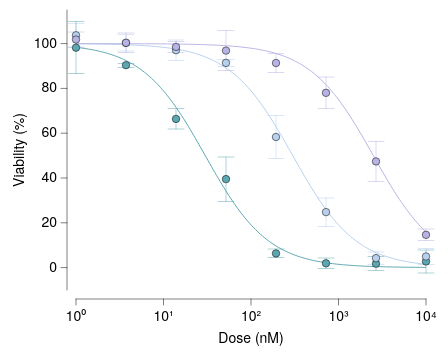

Source (Vega-Lite JSON):
### Vega-Lite specification from a JSON file in a GitHub repository (floating-point values rounded to 4 significant figures; data arrays with more than 128 entries replaced by an {"elided": "..."} marker saying what was removed)
{"background": null, "config": {"arc": {"fill": "#DBDBDB", "fillOpacity": 1.0, "innerRadius": 35.0, "padAngle": 0.03, "stroke": "black", "strokeOpacity": 1, "strokeWidth": 0.25}, "area": {"fill": "#DBDBDB", "fillOpacity": 1.0, "stroke": "black", "strokeOpacity": 1, "strokeWidth": 0.25}, "axis": {"domain": true, "domainCap": "round", "domainColor": "black", "domainWidth": 0.25, "grid": false, "gridCap": "round", "gridColor": "#F1F1F1", "gridDash": [0, 0], "gridOpacity": 1.0, "gridWidth": 0.25, "labelColor": "black", "labelFont": "Helvetica Neue, HelveticaNeue, Helvetica, Arial, sans-serif", "labelFontSize": 7, "labelFontStyle": "normal", "labelFontWeight": 400, "offset": 4.5, "ticks": true, "tickCap": "round", "tickColor": "black", "tickRound": false, "tickSize": 3, "tickWidth": 0.25, "titleColor": "black", "titleFont": "Helvetica Neue, HelveticaNeue, Helvetica, Arial, sans-serif", "titleFontSize": 7, "titleFontStyle": "normal", "titleFontWeight": 400}, "axisX": {"domain": true, "labelAlign": "center", "labelAngle": 0, "labels": true, "ticks": true, "translate": 0}, "axisY": {"domain": true, "labelAlign": "right", "labelAngle": 0, "labels": true, "ticks": true, "translate": 0}, "axisRight": {"domain": true, "labelAlign": "left", "labelAngle": 0, "labels": true, "ticks": true, "translate": 0}, "axisTop": {"domain": true, "labelAlign": "center", "labelAngle": 0, "labels": true, "ticks": true, "translate": 0}, "axisBand": {"tickOffset": 0}, "bar": {"fill": "#DBDBDB", "fillOpacity": 1.0, "stroke": "black", "strokeOpacity": 1, "strokeWidth": 0.25}, "boxplot": {"size": 12.6, "ticks": {"cornerRadius": 0.25, "fill": "black", "opacity": 1, "size": 6.3, "thickness": 0.25}, "box": {"fillOpacity": 1.0, "stroke": "black", "strokeOpacity": 1, "strokeWidth": 0.25}, "median": {"cornerRadius": 0, "fill": "black", "fillOpacity": 1.0, "opacity": 1, "size": 12.6, "thickness": 0.25}, "rule": {"fill": "black", "fillOpacity": 1.0, "size": 14.0, "stroke": "black", "strokeDash": [0, 0], "strokeOpacity": 1, "strokeWidth": 0.25}, "outliers": {"color": "black", "fill": "black", "fillOpacity": 1.0, "size": 0, "stroke": "black", "strokeOpacity": 1, "strokeWidth": 0.25}}, "circle": {"fill": "black", "fillOpacity": 1.0, "size": 1.75, "stroke": null, "strokeOpacity": 1, "strokeWidth": 0.25}, "errorband": {"band": {"fillOpacity": 0.6, "stroke": null, "strokeWidth": 0.25, "strokeOpacity": 1}, "borders": {"opacity": 0, "strokeOpacity": 0.25, "strokeWidth": 1}}, "errorbar": {"opacity": 1, "rule": {"strokeDash": [0, 0], "strokeWidth": 0.25}, "ticks": {"color": "black", "cornerRadius": 0.125, "opacity": 1, "size": 8.4, "thickness": 0.25}, "thickness": 0.25}, "font": "Helvetica Neue, HelveticaNeue, Helvetica, Arial, sans-serif", "geoshape": {"fill": "#DBDBDB", "fillOpacity": 1.0, "stroke": "black", "strokeOpacity": 1, "strokeWidth": 0.25}, "header": {"labelColor": "black", "labelFont": "Helvetica Neue, HelveticaNeue, Helvetica, Arial, sans-serif", "labelFontSize": 7, "labelFontStyle": "normal", "labelFontWeight": 400, "titleColor": "black", "titleFont": "Helvetica Neue, HelveticaNeue, Helvetica, Arial, sans-serif", "titleFontSize": 7, "titleFontStyle": "normal", "titleFontWeight": 400, "titlePadding": 0}, "legend": {"disable": false, "offset": 4.5, "titlePadding": 4, "labelOffset": 2, "gradientLabelOffset": 2, "gradientLength": 70.0, "gradientThickness": 7.0, "gradientOpacity": 1.0, "gradientStrokeColor": "black", "gradientStrokeWidth": 0.25, "labelColor": "black", "labelFont": "Helvetica Neue, HelveticaNeue, Helvetica, Arial, sans-serif", "labelFontSize": 7, "labelFontStyle": "normal", "labelFontWeight": 400, "strokeColor": "black", "strokeWidth": 0, "symbolSize": 42, "symbolStrokeColor": "black", "symbolStrokeWidth": 0.25, "titleColor": "black", "titleFont": "Helvetica Neue, HelveticaNeue, Helvetica, Arial, sans-serif", "titleFontSize": 7, "titleFontStyle": "normal", "titleFontWeight": 400}, "line": {"color": "black", "stroke": "black", "strokeCap": "butt", "strokeDash": [0, 0], "strokeOpacity": 1, "strokeWidth": 0.5}, "point": {"filled": true, "fill": "#DBDBDB", "fillOpacity": 1.0, "size": 7.0, "stroke": "black", "strokeOpacity": 1, "strokeWidth": 0.25}, "range": {"category": ["#5CA7B1", "#B7D0EE", "#B7B3E4", "#B3DAB5", "#F5E1B3", "#3D727B", "#809DC7", "#867DAC", "#80A988", "#CBB17A", "#204148", "#546B94", "#584C77", "#507B5F", "#9D824D"], "diverging": {"scheme": ["#6F572A", "#876E43", "#9E875F", "#B5A17F", "#CABBA2", "#DCD6CC", "#F4F1E9", "#C9D7DA", "#9DBFC6", "#78A5AF", "#558B96", "#36717C", "#1A5762"]}, "heatmap": {"scheme": ["#32022B", "#43044D", "#4C196E", "#4D338C", "#484DA6", "#3A68BB", "#1D83CA", "#1D9CCB", "#23B5C9", "#28CDC5", "#4DE0B4", "#91EE9F"]}, "ordinal": {"scheme": ["#F1F1F1", "#DBDBDB", "#C6C6C6", "#B2B2B2", "#9D9D9D", "#898989", "#767676", "#636363", "#515151", "#404040", "#2F2F2F", "#1F1F1F"]}, "ramp": {"scheme": ["#32022B", "#43044D", "#4C196E", "#4D338C", "#484DA6", "#3A68BB", "#1D83CA", "#1D9CCB", "#23B5C9", "#28CDC5", "#4DE0B4", "#91EE9F"]}}, "rule": {"color": "black", "stroke": "black", "strokeCap": "round", "strokeDash": [2, 2], "strokeOpacity": 1, "strokeWidth": 0.25}, "scale": {"bandPaddingInner": 0.1, "bandPaddingOuter": 0.1, "round": false}, "rect": {"fill": "#DBDBDB", "fillOpacity": 1.0, "stroke": "black", "strokeOpacity": 1, "strokeWidth": 0.25}, "square": {"fill": "#DBDBDB", "fillOpacity": 1.0, "size": 14.0, "stroke": "black", "strokeOpacity": 1, "strokeWidth": 0.25}, "text": {"color": "black", "font": "Helvetica Neue, HelveticaNeue, Helvetica, Arial, sans-serif", "fontSize": 7, "fontStyle": "normal", "fontWeight": 400}, "tick": {"color": "black", "cornerRadius": 0.125, "opacity": 1.0, "size": 12.6, "thickness": 0.25}, "title": {"anchor": "middle", "frame": "group", "color": "black", "font": "Helvetica Neue, HelveticaNeue, Helvetica, Arial, sans-serif", "fontSize": 7, "fontStyle": "normal", "fontWeight": 400, "subtitleColor": "black", "subtitleFont": "Helvetica Neue, HelveticaNeue, Helvetica, Arial, sans-serif", "subtitleFontSize": "Helvetica Neue, HelveticaNeue, Helvetica, Arial, sans-serif", "subtitleFontStyle": "normal", "subtitleFontWeight": 400}, "trail": {"color": "black", "opacity": 1, "size": 0.5}, "view": {"continuousWidth": 175, "continuousHeight": 140, "discreteWidth": 175, "discreteHeight": 140, "fill": null, "stroke": null, "strokeWidth": 0.25}}, "layer": [{"data": {"name": "data-31df638c295cd54636d5b0bf0612c6dd"}, "mark": {"type": "line"}, "encoding": {"color": {"field": "compound", "title": null, "type": "nominal"}, "x": {"axis": {"labelExpr": "round(log(datum.value) / log(10)) < 0 ? '10⁻' + (abs(round(log(datum.value) / log(10))) >= 10 ? '⁰¹²³⁴⁵⁶⁷⁸⁹'[floor(abs(round(log(datum.value) / log(10)))/10)] + '⁰¹²³⁴⁵⁶⁷⁸⁹'[abs(round(log(datum.value) / log(10)))%10] : '⁰¹²³⁴⁵⁶⁷⁸⁹'[abs(round(log(datum.value) / log(10)))]) : '10' + (abs(round(log(datum.value) / log(10))) >= 10 ? '⁰¹²³⁴⁵⁶⁷⁸⁹'[floor(abs(round(log(datum.value) / log(10)))/10)] + '⁰¹²³⁴⁵⁶⁷⁸⁹'[abs(round(log(datum.value) / log(10)))%10] : '⁰¹²³⁴⁵⁶⁷⁸⁹'[abs(round(log(datum.value) / log(10)))])", "values": [1, 10, 100, 1000, 10000]}, "field": "dose", "scale": {"domain": [1, 10000], "nice": false, "type": "log"}, "title": "Dose (nM)", "type": "quantitative"}, "y": {"field": "viab", "scale": {"domain": [-10, 115], "nice": false}, "title": "Viability (%)", "type": "quantitative"}}}, {"data": {"name": "data-6231d8e47a309bed60d796071a08c6d1"}, "mark": {"type": "errorbar", "extent": "stdev"}, "encoding": {"color": {"field": "compound", "legend": null, "type": "nominal"}, "x": {"axis": {"labelExpr": "round(log(datum.value) / log(10)) < 0 ? '10⁻' + (abs(round(log(datum.value) / log(10))) >= 10 ? '⁰¹²³⁴⁵⁶⁷⁸⁹'[floor(abs(round(log(datum.value) / log(10)))/10)] + '⁰¹²³⁴⁵⁶⁷⁸⁹'[abs(round(log(datum.value) / log(10)))%10] : '⁰¹²³⁴⁵⁶⁷⁸⁹'[abs(round(log(datum.value) / log(10)))]) : '10' + (abs(round(log(datum.value) / log(10))) >= 10 ? '⁰¹²³⁴⁵⁶⁷⁸⁹'[floor(abs(round(log(datum.value) / log(10)))/10)] + '⁰¹²³⁴⁵⁶⁷⁸⁹'[abs(round(log(datum.value) / log(10)))%10] : '⁰¹²³⁴⁵⁶⁷⁸⁹'[abs(round(log(datum.value) / log(10)))])", "values": [1, 10, 100, 1000, 10000]}, "field": "dose", "scale": {"domain": [1, 10000], "nice": false, "type": "log"}, "title": "Dose (nM)", "type": "quantitative"}, "y": {"field": "viab", "scale": {"domain": [-10, 115], "nice": false}, "title": "Viability (%)", "type": "quantitative"}}}, {"data": {"name": "data-6231d8e47a309bed60d796071a08c6d1"}, "mark": {"type": "point", "filled": true, "size": 14}, "encoding": {"color": {"field": "compound", "legend": null, "type": "nominal"}, "x": {"axis": {"labelExpr": "round(log(datum.value) / log(10)) < 0 ? '10⁻' + (abs(round(log(datum.value) / log(10))) >= 10 ? '⁰¹²³⁴⁵⁶⁷⁸⁹'[floor(abs(round(log(datum.value) / log(10)))/10)] + '⁰¹²³⁴⁵⁶⁷⁸⁹'[abs(round(log(datum.value) / log(10)))%10] : '⁰¹²³⁴⁵⁶⁷⁸⁹'[abs(round(log(datum.value) / log(10)))]) : '10' + (abs(round(log(datum.value) / log(10))) >= 10 ? '⁰¹²³⁴⁵⁶⁷⁸⁹'[floor(abs(round(log(datum.value) / log(10)))/10)] + '⁰¹²³⁴⁵⁶⁷⁸⁹'[abs(round(log(datum.value) / log(10)))%10] : '⁰¹²³⁴⁵⁶⁷⁸⁹'[abs(round(log(datum.value) / log(10)))])", "values": [1, 10, 100, 1000, 10000]}, "field": "dose", "scale": {"domain": [1, 10000], "nice": false, "type": "log"}, "title": "Dose (nM)", "type": "quantitative"}, "y": {"aggregate": "mean", "field": "viab", "type": "quantitative"}}}], "$schema": "https://vega.github.io/schema/vega-lite/v6.4.1.json", "datasets": {"data-31df638c295cd54636d5b0bf0612c6dd": {"elided": "600 records"}, "data-6231d8e47a309bed60d796071a08c6d1": [{"dose": 1.0, "viab": 108.5, "compound": "Compound A"}, {"dose": 1.0, "viab": 85.56, "compound": "Compound A"}, {"dose": 1.0, "viab": 100.4, "compound": "Compound A"}, {"dose": 3.728, "viab": 89.59, "compound": "Compound A"}, {"dose": 3.728, "viab": 90.17, "compound": "Compound A"}, {"dose": 3.728, "viab": 91.35, "compound": "Compound A"}, {"dose": 13.89, "viab": 61.48, "compound": "Compound A"}, {"dose": 13.89, "viab": 70.42, "compound": "Compound A"}, {"dose": 13.89, "viab": 67.25, "compound": "Compound A"}, {"dose": 51.79, "viab": 50.79, "compound": "Compound A"}, {"dose": 51.79, "viab": 35.31, "compound": "Compound A"}, {"dose": 51.79, "viab": 32.42, "compound": "Compound A"}, {"dose": 193.1, "viab": 8.265, "compound": "Compound A"}, {"dose": 193.1, "viab": 6.332, "compound": "Compound A"}, {"dose": 193.1, "viab": 4.396, "compound": "Compound A"}, {"dose": 719.7, "viab": 0.2062, "compound": "Compound A"}, {"dose": 719.7, "viab": 4.57, "compound": "Compound A"}, {"dose": 719.7, "viab": 0.9674, "compound": "Compound A"}, {"dose": 2683.0, "viab": 5.242, "compound": "Compound A"}, {"dose": 2683.0, "viab": -0.5458, "compound": "Compound A"}, {"dose": 2683.0, "viab": 0.5745, "compound": "Compound A"}, {"dose": 10000.0, "viab": 7.823, "compound": "Compound A"}, {"dose": 10000.0, "viab": 2.819, "compound": "Compound A"}, {"dose": 10000.0, "viab": -2.432, "compound": "Compound A"}, {"dose": 1.0, "viab": 98.98, "compound": "Compound B"}, {"dose": 1.0, "viab": 102.6, "compound": "Compound B"}, {"dose": 1.0, "viab": 109.6, "compound": "Compound B"}, {"dose": 3.728, "viab": 98.14, "compound": "Compound B"}, {"dose": 3.728, "viab": 98.27, "compound": "Compound B"}, {"dose": 3.728, "viab": 104.5, "compound": "Compound B"}, {"dose": 13.89, "viab": 93.12, "compound": "Compound B"}, {"dose": 13.89, "viab": 96.1, "compound": "Compound B"}, {"dose": 13.89, "viab": 102.0, "compound": "Compound B"}, {"dose": 51.79, "viab": 92.07, "compound": "Compound B"}, {"dose": 51.79, "viab": 89.62, "compound": "Compound B"}, {"dose": 51.79, "viab": 92.52, "compound": "Compound B"}, {"dose": 193.1, "viab": 48.78, "compound": "Compound B"}, {"dose": 193.1, "viab": 68.03, "compound": "Compound B"}, {"dose": 193.1, "viab": 58.12, "compound": "Compound B"}, {"dose": 719.7, "viab": 17.58, "compound": "Compound B"}, {"dose": 719.7, "viab": 27.3, "compound": "Compound B"}, {"dose": 719.7, "viab": 29.42, "compound": "Compound B"}, {"dose": 2683.0, "viab": 4.506, "compound": "Compound B"}, {"dose": 2683.0, "viab": 1.348, "compound": "Compound B"}, {"dose": 2683.0, "viab": 6.86, "compound": "Compound B"}, {"dose": 10000.0, "viab": 1.202, "compound": "Compound B"}, {"dose": 10000.0, "viab": 8.494, "compound": "Compound B"}, {"dose": 10000.0, "viab": 5.203, "compound": "Compound B"}, {"dose": 1.0, "viab": 101.0, "compound": "Compound C"}, {"dose": 1.0, "viab": 105.5, "compound": "Compound C"}, {"dose": 1.0, "viab": 98.96, "compound": "Compound C"}, {"dose": 3.728, "viab": 95.33, "compound": "Compound C"}, {"dose": 3.728, "viab": 102.9, "compound": "Compound C"}, {"dose": 3.728, "viab": 102.9, "compound": "Compound C"}, {"dose": 13.89, "viab": 98.73, "compound": "Compound C"}, {"dose": 13.89, "viab": 95.89, "compound": "Compound C"}, {"dose": 13.89, "viab": 100.9, "compound": "Compound C"}, {"dose": 51.79, "viab": 86.59, "compound": "Compound C"}, {"dose": 51.79, "viab": 102.5, "compound": "Compound C"}, {"dose": 51.79, "viab": 101.5, "compound": "Compound C"}, {"dose": 193.1, "viab": 87.38, "compound": "Compound C"}, {"dose": 193.1, "viab": 95.88, "compound": "Compound C"}, {"dose": 193.1, "viab": 90.76, "compound": "Compound C"}, {"dose": 719.7, "viab": 85.46, "compound": "Compound C"}, {"dose": 719.7, "viab": 71.5, "compound": "Compound C"}, {"dose": 719.7, "viab": 77.1, "compound": "Compound C"}, {"dose": 2683.0, "viab": 51.43, "compound": "Compound C"}, {"dose": 2683.0, "viab": 53.67, "compound": "Compound C"}, {"dose": 2683.0, "viab": 37.1, "compound": "Compound C"}, {"dose": 10000.0, "viab": 13.44, "compound": "Compound C"}, {"dose": 10000.0, "viab": 17.57, "compound": "Compound C"}, {"dose": 10000.0, "viab": 12.88, "compound": "Compound C"}]}}
